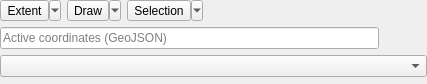
<?xml version="1.0" encoding="UTF-8"?>
<ui version="4.0">
 <class>mainFilterWidget</class>
 <widget class="QWidget" name="mainFilterWidget">
  <property name="geometry">
   <rect>
    <x>0</x>
    <y>0</y>
    <width>427</width>
    <height>84</height>
   </rect>
  </property>
  <property name="sizePolicy">
   <sizepolicy hsizetype="Preferred" vsizetype="Expanding">
    <horstretch>0</horstretch>
    <verstretch>0</verstretch>
   </sizepolicy>
  </property>
  <property name="maximumSize">
   <size>
    <width>16777215</width>
    <height>110</height>
   </size>
  </property>
  <property name="windowTitle">
   <string>Form</string>
  </property>
  <layout class="QVBoxLayout" name="verticalLayout">
   <property name="leftMargin">
    <number>0</number>
   </property>
   <property name="topMargin">
    <number>0</number>
   </property>
   <property name="rightMargin">
    <number>0</number>
   </property>
   <property name="bottomMargin">
    <number>0</number>
   </property>
   <item>
    <widget class="QFrame" name="frameAOITools">
     <property name="frameShape">
      <enum>QFrame::NoFrame</enum>
     </property>
     <property name="frameShadow">
      <enum>QFrame::Raised</enum>
     </property>
     <layout class="QHBoxLayout" name="horizontalLayout">
      <property name="spacing">
       <number>6</number>
      </property>
      <property name="leftMargin">
       <number>0</number>
      </property>
      <property name="topMargin">
       <number>0</number>
      </property>
      <property name="rightMargin">
       <number>0</number>
      </property>
      <property name="bottomMargin">
       <number>0</number>
      </property>
      <item>
       <widget class="QToolButton" name="btnExtent">
        <property name="sizePolicy">
         <sizepolicy hsizetype="Maximum" vsizetype="Fixed">
          <horstretch>0</horstretch>
          <verstretch>0</verstretch>
         </sizepolicy>
        </property>
        <property name="text">
         <string>Extent</string>
        </property>
        <property name="icon">
         <iconset resource="../resources/resources.qrc">
          <normaloff>:/plugins/planet_explorer/extents.svg</normaloff>:/plugins/planet_explorer/extents.svg</iconset>
        </property>
        <property name="popupMode">
         <enum>QToolButton::MenuButtonPopup</enum>
        </property>
        <property name="toolButtonStyle">
         <enum>Qt::ToolButtonTextBesideIcon</enum>
        </property>
       </widget>
      </item>
      <item>
       <widget class="QToolButton" name="btnDraw">
        <property name="text">
         <string>Draw</string>
        </property>
        <property name="icon">
         <iconset resource="../resources/resources.qrc">
          <normaloff>:/plugins/planet_explorer/extent-draw-polygon.svg</normaloff>:/plugins/planet_explorer/extent-draw-polygon.svg</iconset>
        </property>
        <property name="popupMode">
         <enum>QToolButton::MenuButtonPopup</enum>
        </property>
        <property name="toolButtonStyle">
         <enum>Qt::ToolButtonTextBesideIcon</enum>
        </property>
       </widget>
      </item>
      <item>
       <widget class="QToolButton" name="btnSelection">
        <property name="text">
         <string>Selection</string>
        </property>
        <property name="icon">
         <iconset resource="../resources/resources.qrc">
          <normaloff>:/plugins/planet_explorer/extent-select.svg</normaloff>:/plugins/planet_explorer/extent-select.svg</iconset>
        </property>
        <property name="popupMode">
         <enum>QToolButton::MenuButtonPopup</enum>
        </property>
        <property name="toolButtonStyle">
         <enum>Qt::ToolButtonTextBesideIcon</enum>
        </property>
       </widget>
      </item>
      <item>
       <spacer name="horizontalSpacer">
        <property name="orientation">
         <enum>Qt::Horizontal</enum>
        </property>
        <property name="sizeHint" stdset="0">
         <size>
          <width>0</width>
          <height>0</height>
         </size>
        </property>
       </spacer>
      </item>
     </layout>
    </widget>
   </item>
   <item>
    <widget class="QFrame" name="frameActiveAOI">
     <layout class="QHBoxLayout" name="horizontalLayout_7">
      <property name="spacing">
       <number>0</number>
      </property>
      <property name="leftMargin">
       <number>0</number>
      </property>
      <property name="topMargin">
       <number>0</number>
      </property>
      <property name="rightMargin">
       <number>0</number>
      </property>
      <property name="bottomMargin">
       <number>0</number>
      </property>
      <item>
       <widget class="QLineEdit" name="leAOI">
        <property name="toolTip">
         <string>GeoJSON feature required:
- only polygon type supported
- use WGS 84 long, lat coordinates
- limited to 500 vertices
</string>
        </property>
        <property name="placeholderText">
         <string>Active coordinates (GeoJSON)</string>
        </property>
        <property name="clearButtonEnabled">
         <bool>true</bool>
        </property>
       </widget>
      </item>
      <item>
       <widget class="QPushButton" name="btnZoomToAOI">
        <property name="maximumSize">
         <size>
          <width>24</width>
          <height>24</height>
         </size>
        </property>
        <property name="toolTip">
         <string>Zoom to AOI</string>
        </property>
        <property name="icon">
         <iconset resource="../resources/resources.qrc">
          <normaloff>:/plugins/planet_explorer/zoom-target.svg</normaloff>:/plugins/planet_explorer/zoom-target.svg</iconset>
        </property>
        <property name="iconSize">
         <size>
          <width>20</width>
          <height>18</height>
         </size>
        </property>
        <property name="flat">
         <bool>true</bool>
        </property>
       </widget>
      </item>
      <item>
       <widget class="QPushButton" name="btnCopyAOI">
        <property name="maximumSize">
         <size>
          <width>24</width>
          <height>24</height>
         </size>
        </property>
        <property name="toolTip">
         <string>Copy AOI coordinates</string>
        </property>
        <property name="icon">
         <iconset resource="../resources/resources.qrc">
          <normaloff>:/plugins/planet_explorer/copy.svg</normaloff>:/plugins/planet_explorer/copy.svg</iconset>
        </property>
        <property name="iconSize">
         <size>
          <width>18</width>
          <height>18</height>
         </size>
        </property>
        <property name="flat">
         <bool>true</bool>
        </property>
       </widget>
      </item>
     </layout>
    </widget>
   </item>
   <item>
    <widget class="QComboBox" name="comboSavedSearch"/>
   </item>
   <item>
    <spacer name="verticalSpacer">
     <property name="orientation">
      <enum>Qt::Vertical</enum>
     </property>
     <property name="sizeHint" stdset="0">
      <size>
       <width>0</width>
       <height>2</height>
      </size>
     </property>
    </spacer>
   </item>
  </layout>
 </widget>
 <resources>
  <include location="../resources/resources.qrc"/>
 </resources>
 <connections/>
</ui>
